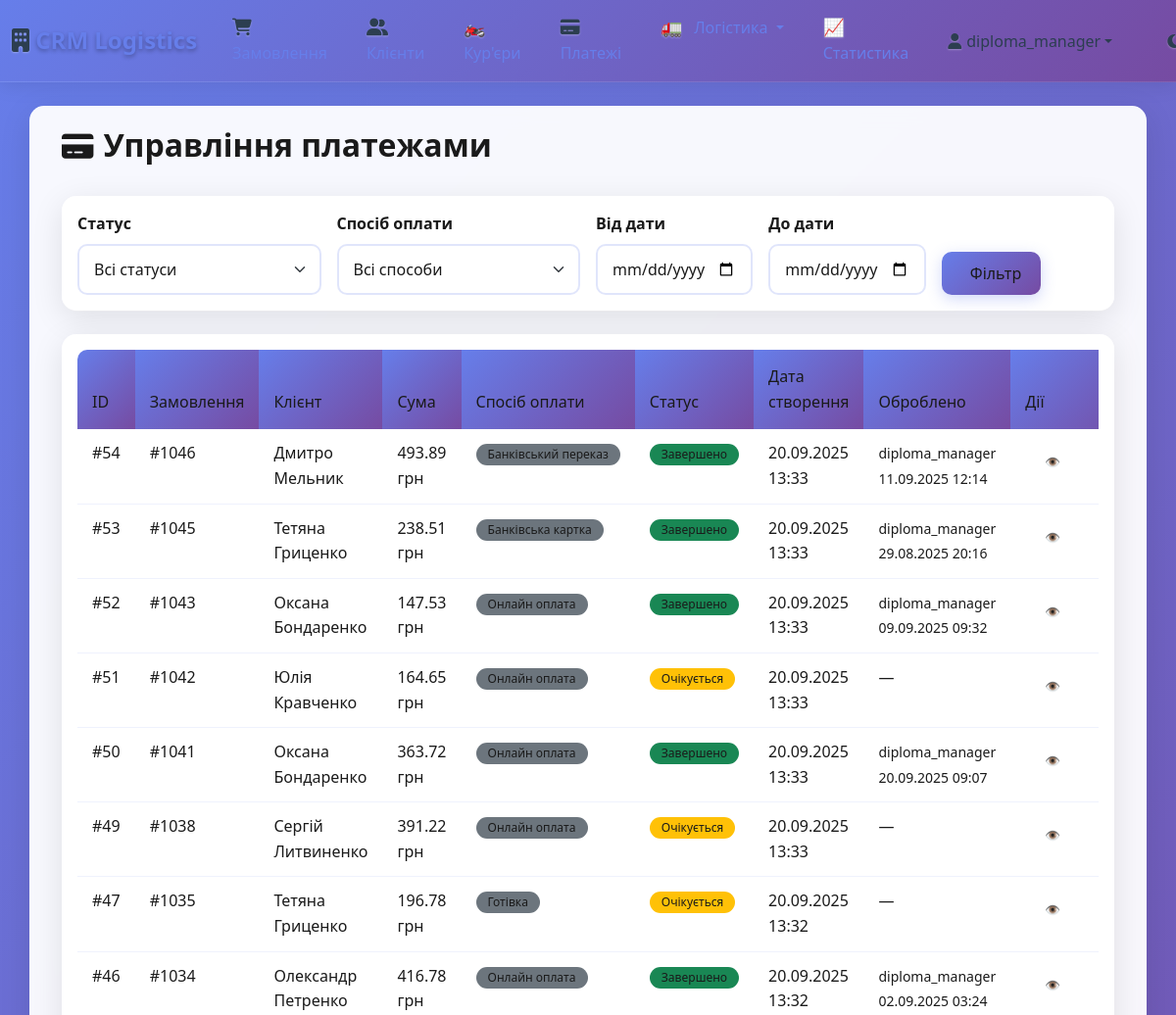
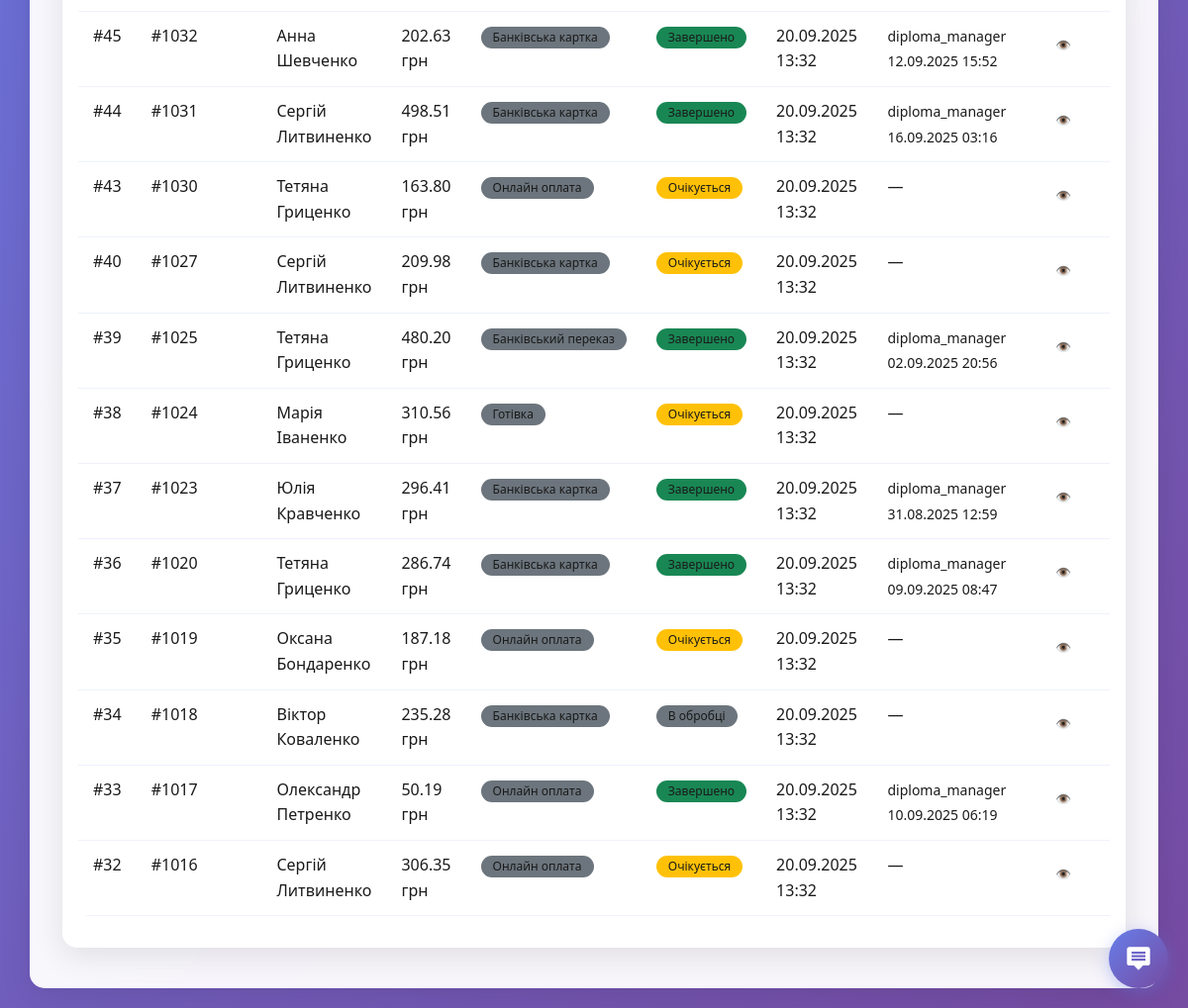
Screenshot of /payments/ (signed in) with the database file from the repository (2 pictures, top to bottom).
### crm/models.py (models this page shows, shortened)
class Payment(models.Model):
    PAYMENT_METHOD_CHOICES = [
        ('cash', 'Готівка'),
        ('card', 'Банківська картка'),
        ('online', 'Онлайн оплата'),
        ('bank_transfer', 'Банківський переказ'),
        ('postpaid', 'Післяплата'),
    ]
    PAYMENT_STATUS_CHOICES = [
        ('pending', 'Очікується'),
        ('processing', 'В обробці'),
        ('completed', 'Завершено'),
        ('failed', 'Помилка'),
        ('refunded', 'Повернено'),
        ('cancelled', 'Скасовано'),
    ]
    order = models.OneToOneField(Order, on_delete=models.CASCADE, related_name='payment')
    method = models.CharField(max_length=20, choices=PAYMENT_METHOD_CHOICES, default='cash')
    status = models.CharField(max_length=15, choices=PAYMENT_STATUS_CHOICES, default='pending')
    amount = models.DecimalField(max_digits=10, decimal_places=2)
    cash_received = models.DecimalField(max_digits=10, decimal_places=2, null=True, blank=True, help_text="Сума отримана готівкою")
    change_amount = models.DecimalField(max_digits=10, decimal_places=2, null=True, blank=True, help_text="Здача до повернення")
    transaction_id = models.CharField(max_length=100, null=True, blank=True, help_text="Зовнішній ID транзакції платежу")
    gateway_response = models.JSONField(null=True, blank=True, help_text="Дані відповіді платіжного шлюзу")
    payment_notes = models.TextField(blank=True, help_text="Додаткові примітки платежу")
    processed_by = models.ForeignKey(User, on_delete=models.SET_NULL, null=True, blank=True, help_text="Користувач, який обробив платіж")
    processed_at = models.DateTimeField(null=True, blank=True)
    created_at = models.DateTimeField(auto_now_add=True)
    updated_at = models.DateTimeField(auto_now=True)
    class Meta:
        ordering = ['-created_at']

class Order(models.Model):
    STATUS_CHOICES = [
        ('new', 'Нове'),
        ('assigned', 'Призначено'),
        ('picked_up', 'Забрано'),
        ('in_transit', 'В дорозі'),
        ('delivered', 'Доставлено'),
        ('cancelled', 'Скасовано')
    ]
    PRIORITY_CHOICES = [
        ('low', 'Низький'),
        ('normal', 'Звичайний'),
        ('high', 'Високий'),
        ('urgent', 'Терміновий')
    ]
    client = models.ForeignKey(Client, on_delete=models.CASCADE)
    courier = models.ForeignKey(Courier, on_delete=models.SET_NULL, null=True, blank=True)
    created_by = models.ForeignKey(User, on_delete=models.CASCADE)
    product = models.CharField(max_length=200)
    quantity = models.PositiveIntegerField(default=1)
    address = models.CharField(max_length=255, default="Невідома адреса")
    latitude = models.FloatField(null=True, blank=True, help_text="Широта доставки")
    longitude = models.FloatField(null=True, blank=True, help_text="Довгота доставки")
    status = models.CharField(max_length=20, choices=STATUS_CHOICES, default='new')
    priority = models.CharField(max_length=10, choices=PRIORITY_CHOICES, default='normal')
    estimated_delivery_time = models.DateTimeField(null=True, blank=True)
    actual_delivery_time = models.DateTimeField(null=True, blank=True)
    delivery_notes = models.TextField(blank=True, help_text="Особливі інструкції доставки")
    base_price = models.DecimalField(max_digits=10, decimal_places=2, default=Decimal('0.00'), help_text="Базова ціна доставки")
    additional_fees = models.DecimalField(max_digits=10, decimal_places=2, default=Decimal('0.00'), help_text="Додаткові платежі (терміново, вага тощо)")
    discount = models.DecimalField(max_digits=10, decimal_places=2, default=Decimal('0.00'), help_text="Сума знижки")
    total_price = models.DecimalField(max_digits=10, decimal_places=2, default=Decimal('0.00'), help_text="Кінцева ціна")
    created_at = models.DateTimeField(auto_now_add=True)
    updated_at = models.DateTimeField(auto_now=True)

class Client(models.Model):
    name = models.CharField(max_length=100)
    phone = models.CharField(max_length=20)
    email = models.EmailField(blank=True, null=True, help_text="Email клиента для уведомлений")
    address = models.TextField()
    latitude = models.FloatField(null=True, blank=True, help_text="Широта клієнта")
    longitude = models.FloatField(null=True, blank=True, help_text="Довгота клієнта")

### crm/views.py (the view)
# urls.py: path('payments/', views.payments_list, name='payments_list'),
@login_required
def payments_list(request):
    payments = Payment.objects.select_related('order', 'order__client', 'processed_by').all()
    if not (request.user.is_superuser or request.user.is_staff):
        payments = payments.filter(order__created_by=request.user)
    status_filter = request.GET.get('status')
    if status_filter:
        payments = payments.filter(status=status_filter)
    method_filter = request.GET.get('method')
    if method_filter:
        payments = payments.filter(method=method_filter)
    date_from = request.GET.get('date_from')
    if date_from:
        payments = payments.filter(created_at__date__gte=date_from)
    date_to = request.GET.get('date_to')
    if date_to:
        payments = payments.filter(created_at__date__lte=date_to)
    return render(request, 'crm/payments_list.html', {
        'payments': payments,
        'status_filter': status_filter,
        'method_filter': method_filter,
        'payment_statuses': Payment.PAYMENT_STATUS_CHOICES,
        'payment_methods': Payment.PAYMENT_METHOD_CHOICES,
    })

### crm/templates/crm/payments_list.html (shortened to what this page needs)
{% extends 'crm/base.html' %}
{% block content %}
<div class="container-fluid">
    <div class="row">
        <div class="col-12">
            <div class="d-flex justify-content-between align-items-center mb-4">
                <h2><i class="fas fa-credit-card me-2"></i>Управління платежами</h2>
            </div>
            <div class="card mb-4">
                <div class="card-body">
                    <form method="get" class="row g-3">
                        <div class="col-md-3">
                            <label for="status" class="form-label">Статус</label>
                            <select name="status" id="status" class="form-select">
                                <option value="">Всі статуси</option>
                            </select>
                        </div>
                        <div class="col-md-3">
                            <label for="method" class="form-label">Спосіб оплати</label>
                            <select name="method" id="method" class="form-select">
                                <option value="">Всі способи</option>
                            </select>
                        </div>
                        <div class="col-md-2">
                            <label for="date_from" class="form-label">Від дати</label>
                            <input type="date" name="date_from" id="date_from" class="form-control" value="{{ request.GET.date_from }}">
                        </div>
                        <div class="col-md-2">
                            <label for="date_to" class="form-label">До дати</label>
                            <input type="date" name="date_to" id="date_to" class="form-control" value="{{ request.GET.date_to }}">
                        </div>
                        <div class="col-md-2 d-flex align-items-end">
                            <button type="submit" class="btn btn-primary me-2">
                                 Фільтр
                            </button>
                            <a href="{% url 'payments_list' %}" class="btn btn-outline-secondary">
                            </a>
                        </div>
                    </form>
                </div>
            </div>
            <div class="card">
                <div class="card-body">
                    <div class="table-responsive">
                        <table class="table table-hover">
                            <thead class="table-light">
                                <tr>
                                    <th>ID</th>
                                    <th>Замовлення</th>
                                    <th>Клієнт</th>
                                    <th>Сума</th>
                                    <th>Спосіб оплати</th>
                                    <th>Статус</th>
                                    <th>Дата створення</th>
                                    <th>Оброблено</th>
                                    <th>Дії</th>
                                </tr>
                            </thead>
                            <tbody>
                                {% for payment in payments %}
                                <tr>
                                    <td>
                                        <a href="{% url 'payment_detail' payment.id %}" class="text-decoration-none">
                                            #{{ payment.id }}
                                        </a>
                                    </td>
                                    <td>
                                        <a href="{% url 'order_update' payment.order.id %}" class="text-decoration-none">
                                            #{{ payment.order.id }}
                                        </a>
                                    </td>
                                    <td>{{ payment.order.client.name }}</td>
                                    <td>
                                        <strong>{{ payment.amount }} грн</strong>
                                    </td>
                                    <td>
                                        <span class="badge bg-secondary">{{ payment.get_method_display }}</span>
                                    </td>
                                    <td>
                                        {% if payment.status == 'completed' %}
                                            <span class="badge bg-success">{{ payment.get_status_display }}</span>
                                        {% elif payment.status == 'pending' %}
                                            <span class="badge bg-warning">{{ payment.get_status_display }}</span>
                                        {% elif payment.status == 'failed' %}
                                            <span class="badge bg-danger">{{ payment.get_status_display }}</span>
                                        {% elif payment.status == 'refunded' %}
                                            <span class="badge bg-info">{{ payment.get_status_display }}</span>
                                        {% else %}
                                            <span class="badge bg-secondary">{{ payment.get_status_display }}</span>
                                        {% endif %}
                                    </td>
                                    <td>{{ payment.created_at|date:"d.m.Y H:i" }}</td>
                                    <td>
                                        {% if payment.processed_by %}
                                            <small>{{ payment.processed_by.username }}</small><br>
                                            <small class="text-muted">{{ payment.processed_at|date:"d.m.Y H:i" }}</small>
                                        {% else %}
                                            <span class="text-muted">—</span>
                                        {% endif %}
                                    </td>
                                    <td>
                                        <div class="btn-group btn-group-sm" role="group">
                                            <a href="{% url 'payment_detail' payment.id %}"
                                               class="btn btn-outline-info" title="Переглянути">
                                                <i class="fas fa-eye"></i>
                                            </a>
                                            {% if payment.status == 'pending' %}
                                                <a href="{% url 'payment_process' payment.id %}"
                                                   class="btn btn-outline-success" title="Обробити">
                                                </a>
                                            {% endif %}
                                        </div>
                                    </td>
                                </tr>
                                {% endfor %}
                            </tbody>
                        </table>
                    </div>
                </div>
            </div>
        </div>
    </div>
</div>
{% endblock %}

### crm/templates/crm/base.html (shortened to what this page needs)
{% load static %}
<!DOCTYPE html>
<html lang="uk">
<head>
    <link href="https://cdn.jsdelivr.net/npm/bootstrap@5.3.0/dist/css/bootstrap.min.css" rel="stylesheet">
    <link rel="stylesheet" href="https://cdnjs.cloudflare.com/ajax/libs/font-awesome/6.4.0/css/all.min.css">
    <link rel="stylesheet" href="https://use.fontawesome.com/releases/v6.4.0/css/all.css">
    <link rel="stylesheet" href="https://cdnjs.cloudflare.com/ajax/libs/font-awesome/6.4.0/css/all.css">
            <link rel="stylesheet" href="{% static 'crm/css/base.css' %}?v=2024090305">
</head>
<body class="light-theme">
<nav class="navbar navbar-expand-lg navbar-dark mb-4">
  <div class="container-fluid">
    <a class="navbar-brand" href="/">
      <i class="fas fa-building"></i> CRM Logistics
    </a>
    <div class="collapse navbar-collapse" id="navbarNav">
      <ul class="navbar-nav me-auto">
        <li class="nav-item">
          <a class="nav-link" href="{% url 'orders_list' %}">
            <i class="fas fa-shopping-cart"></i> Замовлення
          </a>
        </li>
        <li class="nav-item">
          <a class="nav-link" href="{% url 'clients_list' %}">
            <i class="fas fa-users"></i> Клієнти
          </a>
        </li>
        <li class="nav-item">
          <a class="nav-link" href="{% url 'couriers_list' %}">
            <i class="fas fa-motorcycle"></i> Кур'єри
          </a>
        </li>
        <li class="nav-item">
          <a class="nav-link" href="{% url 'payments_list' %}">
            <i class="fas fa-credit-card"></i> Платежі
          </a>
        </li>
        <li class="nav-item dropdown">
          <a class="nav-link dropdown-toggle" href="#" id="logisticsDropdown" role="button" data-bs-toggle="dropdown" aria-expanded="false">
            <i class="fas fa-route"></i> Логістика
          </a>
        </li>
        <li class="nav-item">
          <a class="nav-link" href="{% url 'dashboard' %}">
            <i class="fas fa-chart-line"></i> Статистика
          </a>
        </li>
      </ul>
      <div class="d-flex ms-auto align-items-center">
        {% if user.is_authenticated %}
          <div class="dropdown">
            <button class="btn btn-outline-light dropdown-toggle d-flex align-items-center" type="button" id="userDropdown" data-bs-toggle="dropdown" aria-expanded="false">
              <i class="fas fa-user-circle me-2"></i>
              {{ user.username }}
            </button>
          </div>
        {% else %}
          <a class="btn btn-warning fw-bold" href="{% url 'login' %}">Увійти</a>
        {% endif %}
        <button id="themeToggle" class="btn btn-outline-light ms-3" title="Змінити тему">
          <i class="fas fa-moon" id="themeIcon"></i>
        </button>
      </div>
    </div>
  </div>
</nav>
<div class="container">
    {% block content %}{% endblock %}
</div>
{% include 'crm/support_widget.html' %}
</body>
</html>

### rows the page displays
Payment: id "54", order.id "1046", order.client.name "Дмитро Мельник", amount "493.89", method "Банківський переказ", status "Завершено", created_at "20.09.2025 13:33", processed_by.username "diploma_manager", processed_at "11.09.2025 12:14"
Payment: id "53", order.id "1045", order.client.name "Тетяна Гриценко", amount "238.51", method "Банківська картка", status "Завершено", created_at "20.09.2025 13:33", processed_by.username "diploma_manager", processed_at "29.08.2025 20:16"
Payment: id "52", order.id "1043", order.client.name "Оксана Бондаренко", amount "147.53", method "Онлайн оплата", status "Завершено", created_at "20.09.2025 13:33", processed_by.username "diploma_manager", processed_at "09.09.2025 09:32"
Payment: id "51", order.id "1042", order.client.name "Юлія Кравченко", amount "164.65", method "Онлайн оплата", status "Очікується", created_at "20.09.2025 13:33"
Payment: id "50", order.id "1041", order.client.name "Оксана Бондаренко", amount "363.72", method "Онлайн оплата", status "Завершено", created_at "20.09.2025 13:33", processed_by.username "diploma_manager", processed_at "20.09.2025 09:07"
Payment: id "49", order.id "1038", order.client.name "Сергій Литвиненко", amount "391.22", method "Онлайн оплата", status "Очікується", created_at "20.09.2025 13:33"
Payment: id "47", order.id "1035", order.client.name "Тетяна Гриценко", amount "196.78", method "Готівка", status "Очікується", created_at "20.09.2025 13:32"
Payment: id "46", order.id "1034", order.client.name "Олександр Петренко", amount "416.78", method "Онлайн оплата", status "Завершено", created_at "20.09.2025 13:32", processed_by.username "diploma_manager", processed_at "02.09.2025 03:24"
Payment: id "45", order.id "1032", order.client.name "Анна Шевченко", amount "202.63", method "Банківська картка", status "Завершено", created_at "20.09.2025 13:32", processed_by.username "diploma_manager", processed_at "12.09.2025 15:52"
Payment: id "44", order.id "1031", order.client.name "Сергій Литвиненко", amount "498.51", method "Банківська картка", status "Завершено", created_at "20.09.2025 13:32", processed_by.username "diploma_manager", processed_at "16.09.2025 03:16"
Payment: id "43", order.id "1030", order.client.name "Тетяна Гриценко", amount "163.80", method "Онлайн оплата", status "Очікується", created_at "20.09.2025 13:32"
Payment: id "40", order.id "1027", order.client.name "Сергій Литвиненко", amount "209.98", method "Банківська картка", status "Очікується", created_at "20.09.2025 13:32"
Payment: id "39", order.id "1025", order.client.name "Тетяна Гриценко", amount "480.20", method "Банківський переказ", status "Завершено", created_at "20.09.2025 13:32", processed_by.username "diploma_manager", processed_at "02.09.2025 20:56"
Payment: id "38", order.id "1024", order.client.name "Марія Іваненко", amount "310.56", method "Готівка", status "Очікується", created_at "20.09.2025 13:32"
Payment: id "37", order.id "1023", order.client.name "Юлія Кравченко", amount "296.41", method "Банківська картка", status "Завершено", created_at "20.09.2025 13:32", processed_by.username "diploma_manager", processed_at "31.08.2025 12:59"
Payment: id "36", order.id "1020", order.client.name "Тетяна Гриценко", amount "286.74", method "Банківська картка", status "Завершено", created_at "20.09.2025 13:32", processed_by.username "diploma_manager", processed_at "09.09.2025 08:47"
Payment: id "35", order.id "1019", order.client.name "Оксана Бондаренко", amount "187.18", method "Онлайн оплата", status "Очікується", created_at "20.09.2025 13:32"
Payment: id "34", order.id "1018", order.client.name "Віктор Коваленко", amount "235.28", method "Банківська картка", status "В обробці", created_at "20.09.2025 13:32"
Payment: id "33", order.id "1017", order.client.name "Олександр Петренко", amount "50.19", method "Онлайн оплата", status "Завершено", created_at "20.09.2025 13:32", processed_by.username "diploma_manager", processed_at "10.09.2025 06:19"
Payment: id "32", order.id "1016", order.client.name "Сергій Литвиненко", amount "306.35", method "Онлайн оплата", status "Очікується", created_at "20.09.2025 13:32"

### other values shown
{{ user.username }} "diploma_manager"
